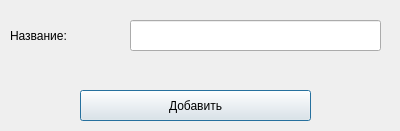
<?xml version="1.0" encoding="UTF-8"?>
<ui version="4.0">
 <class>Dialog</class>
 <widget class="QDialog" name="Dialog">
  <property name="geometry">
   <rect>
    <x>0</x>
    <y>0</y>
    <width>400</width>
    <height>131</height>
   </rect>
  </property>
  <property name="windowTitle">
   <string>Dialog</string>
  </property>
  <widget class="QLabel" name="label">
   <property name="geometry">
    <rect>
     <x>10</x>
     <y>10</y>
     <width>111</width>
     <height>51</height>
    </rect>
   </property>
   <property name="styleSheet">
    <string notr="true">font: 16pt &quot;Perpetua&quot;;</string>
   </property>
   <property name="text">
    <string>Название:</string>
   </property>
  </widget>
  <widget class="QLineEdit" name="line_name">
   <property name="geometry">
    <rect>
     <x>130</x>
     <y>20</y>
     <width>251</width>
     <height>31</height>
    </rect>
   </property>
  </widget>
  <widget class="QPushButton" name="pushButton">
   <property name="geometry">
    <rect>
     <x>80</x>
     <y>90</y>
     <width>231</width>
     <height>31</height>
    </rect>
   </property>
   <property name="styleSheet">
    <string notr="true">font: 13pt &quot;Perpetua&quot;;</string>
   </property>
   <property name="text">
    <string>Добавить</string>
   </property>
  </widget>
 </widget>
 <resources/>
 <connections/>
</ui>
